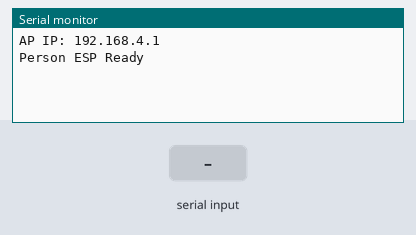
Simulated run of this sketch. Board: ESP8266 (NodeMCU). On the bench: the last lines printed to the serial monitor. The inputs (shaded band) are chosen by the test bench.

Above: at 1.3 s.
1.4 s: "F" received over the second serial link
At 2.5 s:
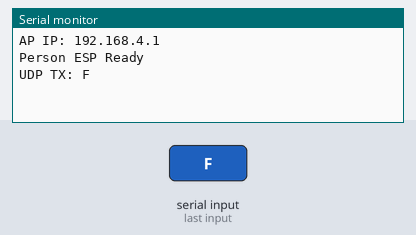
2.9 s: "S" received over the second serial link
At 3.7 s:
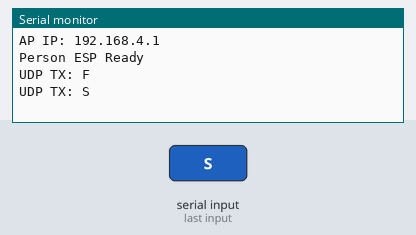
4.4 s: "L" received over the second serial link
At 4.8 s:
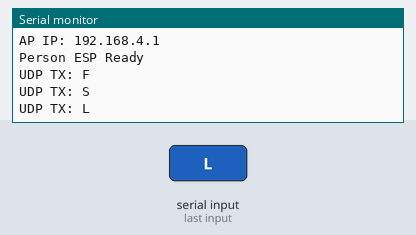
5.9 s: "R" received over the second serial link
At 7.1 s:
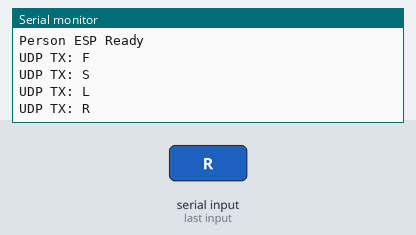

Measured:
- after the input at 1.4 s, the serial monitor: prints a new line at once (image 1)
- after the input at 2.9 s, the serial monitor: prints a new line at once (image 2)
- after the input at 4.4 s, the serial monitor: prints a new line at once (image 3)
- after the input at 5.9 s, the serial monitor: prints a new line at once (image 4)

The sketch:

BCI_ESP_PersonSideW.ino
```cpp
#include <ESP8266WiFi.h>
#include <WiFiUDP.h>
#include <SoftwareSerial.h>

const char* AP_SSID     = "BCI_CAR";
const char* AP_PASSWORD = "bcicar123";

IPAddress carIP(192, 168, 4, 2);
const int UDP_PORT = 4210;

SoftwareSerial arSerial(13, 15);

WiFiUDP udp;

void setup() {
  Serial.begin(115200);
  arSerial.begin(9600);
  delay(100);

  WiFi.mode(WIFI_AP);
  WiFi.softAP(AP_SSID, AP_PASSWORD);
  Serial.print("AP IP: "); Serial.println(WiFi.softAPIP());

  udp.begin(UDP_PORT);
  Serial.println("Person ESP Ready");
}

void loop() {
  if (arSerial.available()) {
    char cmd = (char)arSerial.read();
    if (cmd == 'F' || cmd == 'S' || cmd == 'L' || cmd == 'R') {
      udp.beginPacket(carIP, UDP_PORT);
      udp.write((uint8_t)cmd);
      udp.endPacket();
      Serial.print("UDP TX: "); Serial.println(cmd);
    }
  }
}
```
